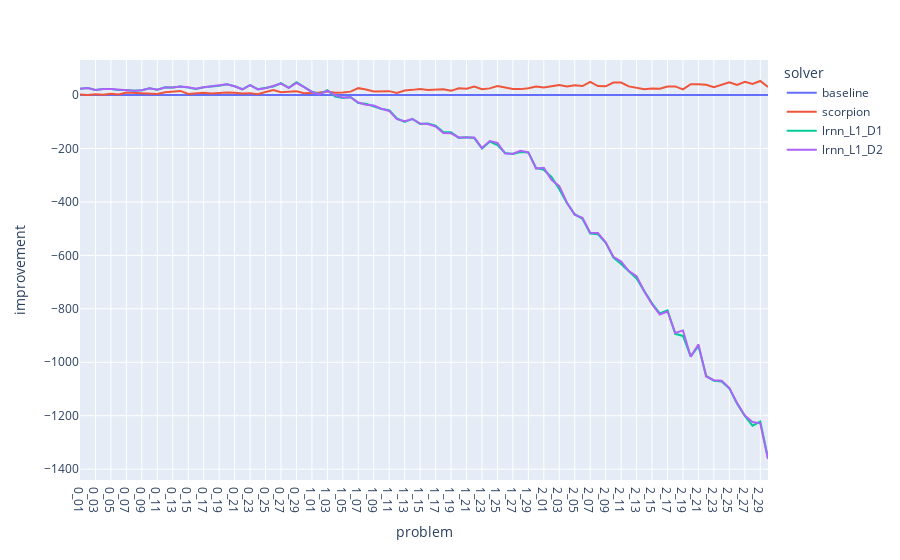
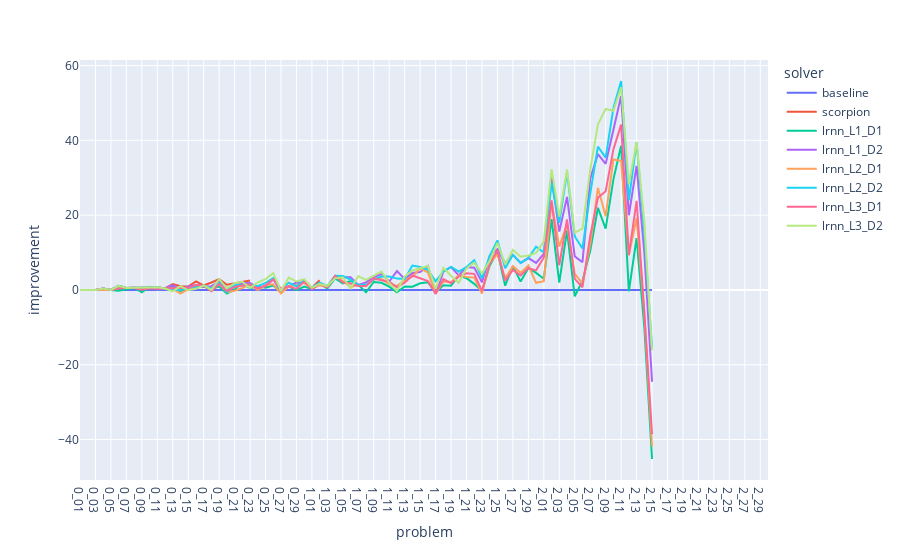
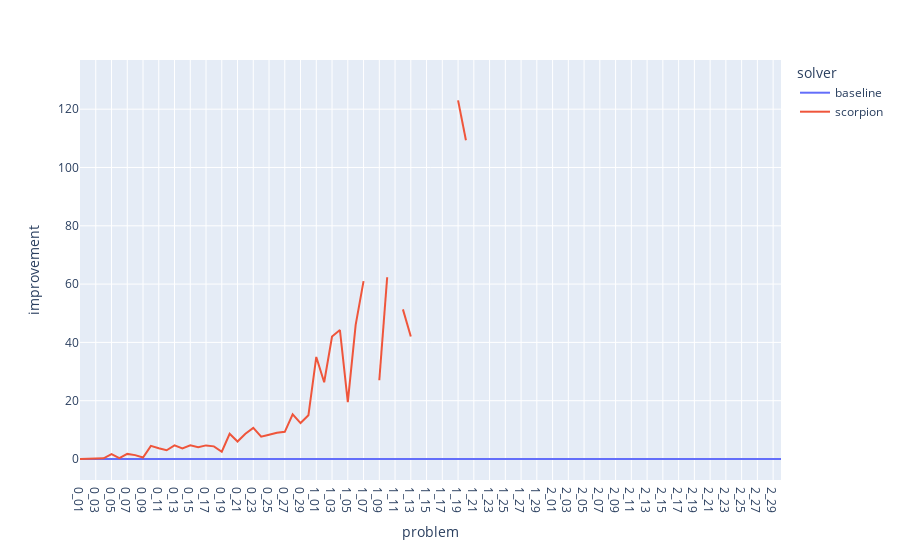
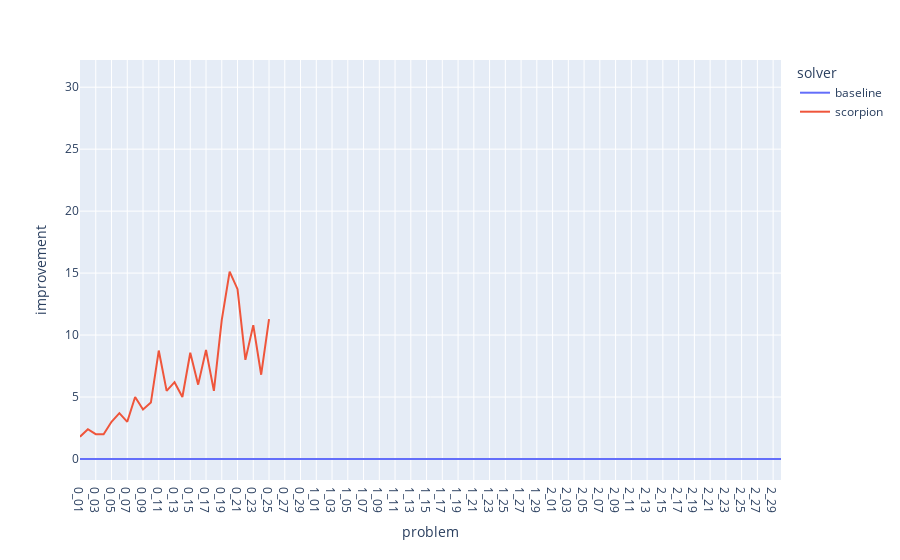

Notebook source saved alongside these figures, in order:
### Markdown cell above
# Absolute difference plots

### Code cell
plot_difference(absolute=True)

### Figure 1 — Plotly figure (JSON) as saved in the notebook; plotly's stock layout.template omitted (floating-point values rounded to 4 significant figures)
{"data": [{"hovertemplate": "solver=baseline<br>problem=%{x}<br>improvement=%{y}<extra></extra>", "legendgroup": "baseline", "line": {"color": "#636efa", "dash": "solid"}, "marker": {"symbol": "circle"}, "mode": "lines", "name": "baseline", "orientation": "v", "showlegend": true, "type": "scatter", "x": ["0_01", "0_02", "0_03", "0_04", "0_05", "0_06", "0_07", "0_08", "0_09", "0_10", "0_11", "0_12", "0_13", "0_14", "0_15", "0_16", "0_17", "0_18", "0_19", "0_20", "0_21", "0_22", "0_23", "0_24", "0_25", "0_26", "0_27", "0_28", "0_29", "0_30", "1_01", "1_02", "1_03", "1_04", "1_05", "1_06", "1_07", "1_08", "1_09", "1_10", "1_11", "1_12", "1_13", "1_14", "1_15", "1_16", "1_17", "1_18", "1_19", "1_20", "1_21", "1_22", "1_23", "1_24", "1_25", "1_26", "1_27", "1_28", "1_29", "1_30", "2_01", "2_02", "2_03", "2_04", "2_05", "2_06", "2_07", "2_08", "2_09", "2_10", "2_11", "2_12", "2_13", "2_14", "2_15", "2_16", "2_17", "2_18", "2_19", "2_20", "2_21", "2_22", "2_23", "2_24", "2_25", "2_26", "2_27", "2_28", "2_29", "2_30"], "xaxis": "x", "y": [0, 0, 0, 0, 0, 0, 0, 0, 0, 0, 0, 0, 0, 0, 0, 0, 0, 0, 0, 0, 0, 0, 0, 0, 0, 0, 0, 0, 0, 0, 0, 0, 0, 0, 0, 0, 0, 0, 0, 0, 0, 0, 0, 0, 0, 0, 0, 0, 0, 0, 0, 0, 0, 0, 0, 0, 0, 0, 0, 0, 0, 0, 0, 0, 0, 0, 0, 0, 0, 0, 0, 0, 0, 0, 0, 0, 0, 0, 0, 0, 0, 0, 0, 0, 0, 0, 0, 0, 0, 0], "yaxis": "y"}, {"hovertemplate": "solver=scorpion<br>problem=%{x}<br>improvement=%{y}<extra></extra>", "legendgroup": "scorpion", "line": {"color": "#EF553B", "dash": "solid"}, "marker": {"symbol": "circle"}, "mode": "lines", "name": "scorpion", "orientation": "v", "showlegend": true, "type": "scatter", "x": ["0_01", "0_02", "0_03", "0_04", "0_05", "0_06", "0_07", "0_08", "0_09", "0_10", "0_11", "0_12", "0_13", "0_14", "0_15", "0_16", "0_17", "0_18", "0_19", "0_20", "0_21", "0_22", "0_23", "0_24", "0_25", "0_26", "0_27", "0_28", "0_29", "0_30", "1_01", "1_02", "1_03", "1_04", "1_05", "1_06", "1_07", "1_08", "1_09", "1_10", "1_11", "1_12", "1_13", "1_14", "1_15", "1_16", "1_17", "1_18", "1_19", "1_20", "1_21", "1_22", "1_23", "1_24", "1_25", "1_26", "1_27", "1_28", "1_29", "1_30", "2_01", "2_02", "2_03", "2_04", "2_05", "2_06", "2_07", "2_08", "2_09", "2_10", "2_11", "2_12", "2_13", "2_14", "2_15", "2_16", "2_17", "2_18", "2_19", "2_20", "2_21", "2_22", "2_23", "2_24", "2_25", "2_26", "2_27", "2_28", "2_29", "2_30"], "xaxis": "x", "y": [2, 0, 3, 0.8, 5, 1.8, 9.2, 8.2, 8.2, 7.6, 4.2, 10.2, 12.4, 15.4, 3.8, 6.4, 8.8, 5.6, 8.6, 10, 9, 5.6, 7.2, 3.4, 11.4, 18.8, 10.2, 13, 13.8, 6.8, 7.6, 9.8, 13.2, 8.8, 10, 12.8, 25.8, 21, 13, 13.8, 14.6, 7.8, 17.2, 19.4, 22.6, 18.6, 20.4, 22, 15.8, 25.2, 23.8, 31.8, 21.6, 25, 33.6, 29.2, 22.4, 22.2, 25.4, 31.8, 28.6, 32.8, 37.2, 32.2, 36.8, 33.6, 49.4, 33.6, 32.6, 46.6, 46.8, 32.4, 27.2, 21.6, 24.6, 23.8, 32, 32.4, 21.2, 40.6, 40, 38.8, 29.8, 40, 47.6, 37.8, 49.4, 41.4, 52.6, 30], "yaxis": "y"}, {"hovertemplate": "solver=lrnn_L1_D1<br>problem=%{x}<br>improvement=%{y}<extra></extra>", "legendgroup": "lrnn_L1_D1", "line": {"color": "#00cc96", "dash": "solid"}, "marker": {"symbol": "circle"}, "mode": "lines", "name": "lrnn_L1_D1", "orientation": "v", "showlegend": true, "type": "scatter", "x": ["0_01", "0_02", "0_03", "0_04", "0_05", "0_06", "0_07", "0_08", "0_09", "0_10", "0_11", "0_12", "0_13", "0_14", "0_15", "0_16", "0_17", "0_18", "0_19", "0_20", "0_21", "0_22", "0_23", "0_24", "0_25", "0_26", "0_27", "0_28", "0_29", "0_30", "1_01", "1_02", "1_03", "1_04", "1_05", "1_06", "1_07", "1_08", "1_09", "1_10", "1_11", "1_12", "1_13", "1_14", "1_15", "1_16", "1_17", "1_18", "1_19", "1_20", "1_21", "1_22", "1_23", "1_24", "1_25", "1_26", "1_27", "1_28", "1_29", "1_30", "2_01", "2_02", "2_03", "2_04", "2_05", "2_06", "2_07", "2_08", "2_09", "2_10", "2_11", "2_12", "2_13", "2_14", "2_15", "2_16", "2_17", "2_18", "2_19", "2_20", "2_21", "2_22", "2_23", "2_24", "2_25", "2_26", "2_27", "2_28", "2_29", "2_30"], "xaxis": "x", "y": [24, 26, 19, 22.8, 23, 18.47, 19.2, 16.2, 18.2, 25.6, 20.2, 28.87, 28.4, 32.07, 27.8, 23.07, 28.8, 30.93, 34.6, 40, 33, 21.6, 37.2, 22.07, 27.4, 32.13, 44.2, 27, 47.8, 31.47, 12.27, 3.8, 17.87, -5.2, -10.67, -7.2, -30.2, -32.33, -42.33, -52.2, -56.73, -87.53, -100.8, -89.27, -108.1, -106.7, -114.9, -138, -139.5, -160.1, -157.5, -160.9, -199.7, -174.3, -187.1, -216.8, -220.3, -213.1, -214.6, -272.9, -280.1, -306.5, -352.1, -404.5, -445.9, -463.1, -518.6, -521.1, -552.1, -608.7, -632.5, -658.3, -686.1, -733.7, -779.4, -816.9, -805.3, -893.6, -901.5, -978.1, -939.3, -1051.0, -1069.0, -1072, -1098.0, -1155.0, -1201.0, -1237.0, -1222.0, -1359.0], "yaxis": "y"}, {"hovertemplate": "solver=lrnn_L1_D2<br>problem=%{x}<br>improvement=%{y}<extra></extra>", "legendgroup": "lrnn_L1_D2", "line": {"color": "#ab63fa", "dash": "solid"}, "marker": {"symbol": "circle"}, "mode": "lines", "name": "lrnn_L1_D2", "orientation": "v", "showlegend": true, "type": "scatter", "x": ["0_01", "0_02", "0_03", "0_04", "0_05", "0_06", "0_07", "0_08", "0_09", "0_10", "0_11", "0_12", "0_13", "0_14", "0_15", "0_16", "0_17", "0_18", "0_19", "0_20", "0_21", "0_22", "0_23", "0_24", "0_25", "0_26", "0_27", "0_28", "0_29", "0_30", "1_01", "1_02", "1_03", "1_04", "1_05", "1_06", "1_07", "1_08", "1_09", "1_10", "1_11", "1_12", "1_13", "1_14", "1_15", "1_16", "1_17", "1_18", "1_19", "1_20", "1_21", "1_22", "1_23", "1_24", "1_25", "1_26", "1_27", "1_28", "1_29", "1_30", "2_01", "2_02", "2_03", "2_04", "2_05", "2_06", "2_07", "2_08", "2_09", "2_10", "2_11", "2_12", "2_13", "2_14", "2_15", "2_16", "2_17", "2_18", "2_19", "2_20", "2_21", "2_22", "2_23", "2_24", "2_25", "2_26", "2_27", "2_28", "2_29", "2_30"], "xaxis": "x", "y": [24, 26, 19, 22.8, 23, 19.8, 19.2, 16.2, 18.2, 25.6, 20.2, 28.2, 28.4, 32.4, 28.8, 23.4, 28.8, 31.6, 34.6, 40, 33, 21.6, 37.2, 21.4, 25.4, 34.8, 43.2, 27, 45.8, 29.8, 11.6, 2.8, 16.2, -1.2, -9, -8.2, -28.2, -36, -39, -51.2, -59.4, -90.2, -97.8, -89.6, -106.4, -108.4, -117.6, -142, -143.2, -158.8, -160.2, -159.2, -198.4, -172, -179.4, -218.8, -219.6, -208.8, -214.6, -275.2, -272.4, -317.2, -340.8, -402.8, -448.2, -459.4, -515.6, -516.4, -551.4, -605.4, -623.2, -658.6, -677.8, -735.4, -782.4, -821.2, -810, -890.6, -880.8, -979.4, -933, -1053.0, -1067.0, -1069, -1096.0, -1152.0, -1200.0, -1224.0, -1228.0, -1362], "yaxis": "y"}], "layout": {"legend": {"title": {"text": "solver"}, "tracegroupgap": 0}, "margin": {"t": 60}, "xaxis": {"anchor": "y", "domain": [0, 1], "title": {"text": "problem"}}, "yaxis": {"anchor": "x", "domain": [0, 1], "title": {"text": "improvement"}}}}

### Figure 2 — Plotly figure (JSON) as saved in the notebook; plotly's stock layout.template omitted (floating-point values rounded to 4 significant figures)
{"data": [{"hovertemplate": "solver=baseline<br>problem=%{x}<br>improvement=%{y}<extra></extra>", "legendgroup": "baseline", "line": {"color": "#636efa", "dash": "solid"}, "marker": {"symbol": "circle"}, "mode": "lines", "name": "baseline", "orientation": "v", "showlegend": true, "type": "scatter", "x": ["0_01", "0_02", "0_03", "0_04", "0_05", "0_06", "0_07", "0_08", "0_09", "0_10", "0_11", "0_12", "0_13", "0_14", "0_15", "0_16", "0_17", "0_18", "0_19", "0_20", "0_21", "0_22", "0_23", "0_24", "0_25", "0_26", "0_27", "0_28", "0_29", "0_30", "1_01", "1_02", "1_03", "1_04", "1_05", "1_06", "1_07", "1_08", "1_09", "1_10", "1_11", "1_12", "1_13", "1_14", "1_15", "1_16", "1_17", "1_18", "1_19", "1_20", "1_21", "1_22", "1_23", "1_24", "1_25", "1_26", "1_27", "1_28", "1_29", "1_30", "2_01", "2_02", "2_03", "2_04", "2_05", "2_06", "2_07", "2_08", "2_09", "2_10", "2_11", "2_12", "2_13", "2_14", "2_15", "2_16", "2_17", "2_18", "2_19", "2_20", "2_21", "2_22", "2_23", "2_24", "2_25", "2_26", "2_27", "2_28", "2_29", "2_30"], "xaxis": "x", "y": [0, 0, 0, 0, 0, 0, 0, 0, 0, 0, 0, 0, 0, 0, 0, 0, 0, 0, 0, 0, 0, 0, 0, 0, 0, 0, 0, 0, 0, 0, 0, 0, 0, 0, 0, 0, 0, 0, 0, 0, 0, 0, 0, 0, 0, 0, 0, 0, 0, 0, 0, 0, 0, 0, 0, 0, 0, 0, 0, 0, 0, 0, 0, 0, 0, 0, 0, 0, 0, 0, 0, 0, 0, 0, 0, null, null, null, null, null, null, null, null, null, null, null, null, null, null, null], "yaxis": "y"}, {"hovertemplate": "solver=scorpion<br>problem=%{x}<br>improvement=%{y}<extra></extra>", "legendgroup": "scorpion", "line": {"color": "#EF553B", "dash": "solid"}, "marker": {"symbol": "circle"}, "mode": "lines", "name": "scorpion", "orientation": "v", "showlegend": true, "type": "scatter", "x": ["0_01", "0_02", "0_03", "0_04", "0_05", "0_06", "0_07", "0_08", "0_09", "0_10", "0_11", "0_12", "0_13", "0_14", "0_15", "0_16", "0_17", "0_18", "0_19", "0_20", "0_21", "0_22", "0_23", "0_24", "0_25", "0_26", "0_27", "0_28", "0_29", "0_30", "1_01", "1_02", "1_03", "1_04", "1_05", "1_06", "1_07", "1_08", "1_09", "1_10", "1_11", "1_12", "1_13", "1_14", "1_15", "1_16", "1_17", "1_18", "1_19", "1_20", "1_21", "1_22", "1_23", "1_24", "1_25", "1_26", "1_27", "1_28", "1_29", "1_30", "2_01", "2_02", "2_03", "2_04", "2_05", "2_06", "2_07", "2_08", "2_09", "2_10", "2_11", "2_12", "2_13", "2_14", "2_15", "2_16", "2_17", "2_18", "2_19", "2_20", "2_21", "2_22", "2_23", "2_24", "2_25", "2_26", "2_27", "2_28", "2_29", "2_30"], "xaxis": "x", "y": [0, 0, 0, 0.4, 0, 1.1, 0.5, 0.6, 0.7, 0.8, 0.7, 0.4, 1.6, 1, 0.9, 2.3, 1.2, 2, 2.9, 1.4, 1.8, 2.2, 2.5, null, null, null, null, null, null, null, 0.6, 2.6, null, null, null, null, null, null, null, null, null, null, null, null, null, null, null, null, null, null, null, null, null, null, null, null, null, null, null, null, null, null, null, null, null, null, null, null, null, null, null, null, null, null, null, null, null, null, null, null, null, null, null, null, null, null, null, null, null, null], "yaxis": "y"}, {"hovertemplate": "solver=lrnn_L1_D1<br>problem=%{x}<br>improvement=%{y}<extra></extra>", "legendgroup": "lrnn_L1_D1", "line": {"color": "#00cc96", "dash": "solid"}, "marker": {"symbol": "circle"}, "mode": "lines", "name": "lrnn_L1_D1", "orientation": "v", "showlegend": true, "type": "scatter", "x": ["0_01", "0_02", "0_03", "0_04", "0_05", "0_06", "0_07", "0_08", "0_09", "0_10", "0_11", "0_12", "0_13", "0_14", "0_15", "0_16", "0_17", "0_18", "0_19", "0_20", "0_21", "0_22", "0_23", "0_24", "0_25", "0_26", "0_27", "0_28", "0_29", "0_30", "1_01", "1_02", "1_03", "1_04", "1_05", "1_06", "1_07", "1_08", "1_09", "1_10", "1_11", "1_12", "1_13", "1_14", "1_15", "1_16", "1_17", "1_18", "1_19", "1_20", "1_21", "1_22", "1_23", "1_24", "1_25", "1_26", "1_27", "1_28", "1_29", "1_30", "2_01", "2_02", "2_03", "2_04", "2_05", "2_06", "2_07", "2_08", "2_09", "2_10", "2_11", "2_12", "2_13", "2_14", "2_15", "2_16", "2_17", "2_18", "2_19", "2_20", "2_21", "2_22", "2_23", "2_24", "2_25", "2_26", "2_27", "2_28", "2_29", "2_30"], "xaxis": "x", "y": [0, 0, 0, 0.06667, 0, -0.2333, 0.1667, 0.6, -0.6333, 0.8, 0.03333, 0.4, 0.9333, -0.3333, 0.5667, 0.9667, 0.8667, 0.3333, 0.9, -0.9333, 0.1333, 1.867, 0.5, 1, 0.5667, 1.167, -0.3, 0.9667, -0.03333, 0.9, 0.2667, 1.6, 0.4333, 3.1, 1.733, 2.4, 1.367, -0.6333, 2.133, 1.9, 0.9, -0.6333, 0.9333, 0.8667, 1.8, 2.067, -0.7, 1.233, 1.133, 3.9, 3.133, 1.633, -0.2667, 6.467, 10.27, 1.133, 6.367, 2.233, 5.867, 4.567, 3, 18.97, 1.933, 15.87, -1.7, 2.4, 10.43, 21.97, 16.4, 29.57, 38.53, -0.3667, 13.83, -9.875, -45.2, null, null, null, null, null, null, null, null, null, null, null, null, null, null, null], "yaxis": "y"}, {"hovertemplate": "solver=lrnn_L1_D2<br>problem=%{x}<br>improvement=%{y}<extra></extra>", "legendgroup": "lrnn_L1_D2", "line": {"color": "#ab63fa", "dash": "solid"}, "marker": {"symbol": "circle"}, "mode": "lines", "name": "lrnn_L1_D2", "orientation": "v", "showlegend": true, "type": "scatter", "x": ["0_01", "0_02", "0_03", "0_04", "0_05", "0_06", "0_07", "0_08", "0_09", "0_10", "0_11", "0_12", "0_13", "0_14", "0_15", "0_16", "0_17", "0_18", "0_19", "0_20", "0_21", "0_22", "0_23", "0_24", "0_25", "0_26", "0_27", "0_28", "0_29", "0_30", "1_01", "1_02", "1_03", "1_04", "1_05", "1_06", "1_07", "1_08", "1_09", "1_10", "1_11", "1_12", "1_13", "1_14", "1_15", "1_16", "1_17", "1_18", "1_19", "1_20", "1_21", "1_22", "1_23", "1_24", "1_25", "1_26", "1_27", "1_28", "1_29", "1_30", "2_01", "2_02", "2_03", "2_04", "2_05", "2_06", "2_07", "2_08", "2_09", "2_10", "2_11", "2_12", "2_13", "2_14", "2_15", "2_16", "2_17", "2_18", "2_19", "2_20", "2_21", "2_22", "2_23", "2_24", "2_25", "2_26", "2_27", "2_28", "2_29", "2_30"], "xaxis": "x", "y": [0, 0, 0, 0.4, 0, 1.1, 0.5, 0.6, 0.03333, 0.8, 0.03333, 0.4, 1.267, 0, 0.9, 1.3, 0.8667, 1, 2.233, 0.4, 0.8, 1.867, 1.833, 0.6667, 0.9, 2.833, -0.3, 0.9667, 1.967, 1.9, 0.6, 1.6, 0.7667, 3.433, 3.4, 3.4, 1.367, 2.033, 3.467, 4.233, 2.233, 5.033, 2.933, 4.533, 4.8, 6.4, -1.033, 4.9, 6.133, 3.9, 6.133, 5.967, 2.067, 9.133, 10.93, 7.133, 9.367, 7.233, 8.533, 7.233, 9.667, 30.3, 15.6, 24.87, 8.967, 7.4, 29.77, 36.3, 33.73, 42.9, 51.87, 19.97, 33.17, 10.12, -24.53, null, null, null, null, null, null, null, null, null, null, null, null, null, null, null], "yaxis": "y"}, {"hovertemplate": "solver=lrnn_L2_D1<br>problem=%{x}<br>improvement=%{y}<extra></extra>", "legendgroup": "lrnn_L2_D1", "line": {"color": "#FFA15A", "dash": "solid"}, "marker": {"symbol": "circle"}, "mode": "lines", "name": "lrnn_L2_D1", "orientation": "v", "showlegend": true, "type": "scatter", "x": ["0_01", "0_02", "0_03", "0_04", "0_05", "0_06", "0_07", "0_08", "0_09", "0_10", "0_11", "0_12", "0_13", "0_14", "0_15", "0_16", "0_17", "0_18", "0_19", "0_20", "0_21", "0_22", "0_23", "0_24", "0_25", "0_26", "0_27", "0_28", "0_29", "0_30", "1_01", "1_02", "1_03", "1_04", "1_05", "1_06", "1_07", "1_08", "1_09", "1_10", "1_11", "1_12", "1_13", "1_14", "1_15", "1_16", "1_17", "1_18", "1_19", "1_20", "1_21", "1_22", "1_23", "1_24", "1_25", "1_26", "1_27", "1_28", "1_29", "1_30", "2_01", "2_02", "2_03", "2_04", "2_05", "2_06", "2_07", "2_08", "2_09", "2_10", "2_11", "2_12", "2_13", "2_14", "2_15", "2_16", "2_17", "2_18", "2_19", "2_20", "2_21", "2_22", "2_23", "2_24", "2_25", "2_26", "2_27", "2_28", "2_29", "2_30"], "xaxis": "x", "y": [0, 0, 0, 0.06667, 0, 0.4333, 0.5, 0.6, 0.3667, 0.4667, 0.7, 0.4, 0.2667, -1, 0.2333, 0.6333, 1.2, 0.3333, 1.567, -0.6, -0.2, 0.5333, 1.5, 0, 1.233, 1.5, -0.9667, 0.9667, 1.3, 1.9, 0.2667, 1.267, 0.7667, 3.767, 2.4, 0.7333, 1.367, 1.033, 2.8, 2.9, 1.567, 1.033, 2.6, 3.533, 5.8, 4.733, -1.033, 2.233, 2.133, 3.9, 3.467, 3.3, -0.9333, 7.133, 9.6, 3.133, 6.367, 4.567, 6.533, 1.9, 2.333, 23.63, 11.6, 17.53, 4.3, 1.733, 12.1, 27.3, 19.73, 34.9, 34.53, 9.3, 19.17, -6.208, -41.87, null, null, null, null, null, null, null, null, null, null, null, null, null, null, null], "yaxis": "y"}, {"hovertemplate": "solver=lrnn_L2_D2<br>problem=%{x}<br>improvement=%{y}<extra></extra>", "legendgroup": "lrnn_L2_D2", "line": {"color": "#19d3f3", "dash": "solid"}, "marker": {"symbol": "circle"}, "mode": "lines", "name": "lrnn_L2_D2", "orientation": "v", "showlegend": true, "type": "scatter", "x": ["0_01", "0_02", "0_03", "0_04", "0_05", "0_06", "0_07", "0_08", "0_09", "0_10", "0_11", "0_12", "0_13", "0_14", "0_15", "0_16", "0_17", "0_18", "0_19", "0_20", "0_21", "0_22", "0_23", "0_24", "0_25", "0_26", "0_27", "0_28", "0_29", "0_30", "1_01", "1_02", "1_03", "1_04", "1_05", "1_06", "1_07", "1_08", "1_09", "1_10", "1_11", "1_12", "1_13", "1_14", "1_15", "1_16", "1_17", "1_18", "1_19", "1_20", "1_21", "1_22", "1_23", "1_24", "1_25", "1_26", "1_27", "1_28", "1_29", "1_30", "2_01", "2_02", "2_03", "2_04", "2_05", "2_06", "2_07", "2_08", "2_09", "2_10", "2_11", "2_12", "2_13", "2_14", "2_15", "2_16", "2_17", "2_18", "2_19", "2_20", "2_21", "2_22", "2_23", "2_24", "2_25", "2_26", "2_27", "2_28", "2_29", "2_30"], "xaxis": "x", "y": [0, 0, 0, 0.4, 0, 1.1, 0.5, 0.6, 0.7, 0.8, 0.7, 0.4, 0.2667, 0, 0.5667, 0.9667, 1.2, 0.3333, 1.9, -0.6, 1.467, 1.2, 1.5, 1, 1.9, 3.167, 0.03333, 1.967, 0.9667, 2.567, 0.6, 1.933, 1.1, 3.767, 3.733, 2.733, 1.367, 1.367, 2.8, 3.567, 3.567, 3.033, 2.933, 6.533, 6.133, 5.4, 2.3, 4.9, 6.133, 4.9, 6.133, 7.967, 3.067, 9.133, 13.27, 5.8, 9.367, 7.233, 8.533, 11.57, 10, 28.63, 17.93, 31.53, 14.3, 11.07, 25.77, 38.3, 35.4, 48.57, 55.87, 23.97, 39.5, 15.12, -15.53, null, null, null, null, null, null, null, null, null, null, null, null, null, null, null], "yaxis": "y"}, {"hovertemplate": "solver=lrnn_L3_D1<br>problem=%{x}<br>improvement=%{y}<extra></extra>", "legendgroup": "lrnn_L3_D1", "line": {"color": "#FF6692", "dash": "solid"}, "marker": {"symbol": "circle"}, "mode": "lines", "name": "lrnn_L3_D1", "orientation": "v", "showlegend": true, "type": "scatter", "x": ["0_01", "0_02", "0_03", "0_04", "0_05", "0_06", "0_07", "0_08", "0_09", "0_10", "0_11", "0_12", "0_13", "0_14", "0_15", "0_16", "0_17", "0_18", "0_19", "0_20", "0_21", "0_22", "0_23", "0_24", "0_25", "0_26", "0_27", "0_28", "0_29", "0_30", "1_01", "1_02", "1_03", "1_04", "1_05", "1_06", "1_07", "1_08", "1_09", "1_10", "1_11", "1_12", "1_13", "1_14", "1_15", "1_16", "1_17", "1_18", "1_19", "1_20", "1_21", "1_22", "1_23", "1_24", "1_25", "1_26", "1_27", "1_28", "1_29", "1_30", "2_01", "2_02", "2_03", "2_04", "2_05", "2_06", "2_07", "2_08", "2_09", "2_10", "2_11", "2_12", "2_13", "2_14", "2_15", "2_16", "2_17", "2_18", "2_19", "2_20", "2_21", "2_22", "2_23", "2_24", "2_25", "2_26", "2_27", "2_28", "2_29", "2_30"], "xaxis": "x", "y": [0, 0, 0, 0.4, 0, 0.4333, 0.5, 0.6, 0.03333, 0.4667, 0.3667, 0.4, 0.6, 0.6667, 0.5667, 1.3, 1.2, -0.3333, 1.567, -0.2667, 0.8, 1.2, 1.5, 0.3333, 1.233, 2.833, 0.3667, 0.9667, 0.3, 2.233, 0.2667, 1.6, 0.7667, 3.767, 2.067, 1.733, 1.033, 1.033, 3.133, 2.567, 2.233, 0.7, 1.933, 3.867, 3.133, 2.4, -1.033, 2.9, 1.8, 3.567, 4.467, 4.3, -0.2667, 7.133, 10.6, 2.467, 5.367, 3.9, 5.867, 5.233, 8.667, 23.97, 6.6, 18.87, 2.967, 0.7333, 14.43, 24.63, 26.4, 37.57, 44.2, 9.3, 23.83, -5.875, -38.53, null, null, null, null, null, null, null, null, null, null, null, null, null, null, null], "yaxis": "y"}, {"hovertemplate": "solver=lrnn_L3_D2<br>problem=%{x}<br>improvement=%{y}<extra></extra>", "legendgroup": "lrnn_L3_D2", "line": {"color": "#B6E880", "dash": "solid"}, "marker": {"symbol": "circle"}, "mode": "lines", "name": "lrnn_L3_D2", "orientation": "v", "showlegend": true, "type": "scatter", "x": ["0_01", "0_02", "0_03", "0_04", "0_05", "0_06", "0_07", "0_08", "0_09", "0_10", "0_11", "0_12", "0_13", "0_14", "0_15", "0_16", "0_17", "0_18", "0_19", "0_20", "0_21", "0_22", "0_23", "0_24", "0_25", "0_26", "0_27", "0_28", "0_29", "0_30", "1_01", "1_02", "1_03", "1_04", "1_05", "1_06", "1_07", "1_08", "1_09", "1_10", "1_11", "1_12", "1_13", "1_14", "1_15", "1_16", "1_17", "1_18", "1_19", "1_20", "1_21", "1_22", "1_23", "1_24", "1_25", "1_26", "1_27", "1_28", "1_29", "1_30", "2_01", "2_02", "2_03", "2_04", "2_05", "2_06", "2_07", "2_08", "2_09", "2_10", "2_11", "2_12", "2_13", "2_14", "2_15", "2_16", "2_17", "2_18", "2_19", "2_20", "2_21", "2_22", "2_23", "2_24", "2_25", "2_26", "2_27", "2_28", "2_29", "2_30"], "xaxis": "x", "y": [0, 0, 0, 0.4, 0, 1.1, 0.5, 0.6, 0.7, 0.8, 0.7, 0.4, -0.4, 1, -0.1, 0.3, 1.2, 0, 2.9, 0.4, 1.8, 2.2, 0.5, 2, 2.9, 4.5, -0.3, 3.3, 2.3, 2.9, 0.6, 1.6, 1.1, 3.1, 3.4, 0.4, 3.7, 2.7, 3.8, 4.9, 1.9, -0.3, 3.6, 5.2, 5.8, 6.4, 0.3, 5.9, 3.8, 1.9, 5.8, 7.3, 4.4, 7.8, 12.6, 6.8, 10.7, 8.9, 9.2, 9.9, 13, 32.3, 19.6, 32.2, 15.3, 16.4, 32.1, 44.3, 48.4, 47.9, 54.2, 28.3, 39.5, 18.12, -16.2, null, null, null, null, null, null, null, null, null, null, null, null, null, null, null], "yaxis": "y"}], "layout": {"legend": {"title": {"text": "solver"}, "tracegroupgap": 0}, "margin": {"t": 60}, "xaxis": {"anchor": "y", "domain": [0, 1], "title": {"text": "problem"}}, "yaxis": {"anchor": "x", "domain": [0, 1], "title": {"text": "improvement"}}}}

### Figure 3 — Plotly figure (JSON) as saved in the notebook; plotly's stock layout.template omitted (floating-point values rounded to 4 significant figures)
{"data": [{"hovertemplate": "solver=baseline<br>problem=%{x}<br>improvement=%{y}<extra></extra>", "legendgroup": "baseline", "line": {"color": "#636efa", "dash": "solid"}, "marker": {"symbol": "circle"}, "mode": "lines", "name": "baseline", "orientation": "v", "showlegend": true, "type": "scatter", "x": ["0_01", "0_02", "0_03", "0_04", "0_05", "0_06", "0_07", "0_08", "0_09", "0_10", "0_11", "0_12", "0_13", "0_14", "0_15", "0_16", "0_17", "0_18", "0_19", "0_20", "0_21", "0_22", "0_23", "0_24", "0_25", "0_26", "0_27", "0_28", "0_29", "0_30", "1_01", "1_02", "1_03", "1_04", "1_05", "1_06", "1_07", "1_08", "1_09", "1_10", "1_11", "1_12", "1_13", "1_14", "1_15", "1_16", "1_17", "1_18", "1_19", "1_20", "1_21", "1_22", "1_23", "1_24", "1_25", "1_26", "1_27", "1_28", "1_29", "1_30", "2_01", "2_02", "2_03", "2_04", "2_05", "2_06", "2_07", "2_08", "2_09", "2_10", "2_11", "2_12", "2_13", "2_14", "2_15", "2_16", "2_17", "2_18", "2_19", "2_20", "2_21", "2_22", "2_23", "2_24", "2_25", "2_26", "2_27", "2_28", "2_29", "2_30"], "xaxis": "x", "y": [0, 0, 0, 0, 0, 0, 0, 0, 0, 0, 0, 0, 0, 0, 0, 0, 0, 0, 0, 0, 0, 0, 0, 0, 0, 0, 0, 0, 0, 0, 0, 0, 0, 0, 0, 0, 0, 0, 0, 0, 0, 0, 0, 0, 0, 0, 0, 0, 0, 0, 0, 0, 0, 0, 0, 0, 0, 0, 0, 0, 0, 0, 0, 0, 0, 0, 0, 0, 0, 0, 0, 0, 0, 0, 0, 0, 0, 0, 0, 0, 0, 0, 0, 0, 0, 0, 0, 0, 0, 0], "yaxis": "y"}, {"hovertemplate": "solver=scorpion<br>problem=%{x}<br>improvement=%{y}<extra></extra>", "legendgroup": "scorpion", "line": {"color": "#EF553B", "dash": "solid"}, "marker": {"symbol": "circle"}, "mode": "lines", "name": "scorpion", "orientation": "v", "showlegend": true, "type": "scatter", "x": ["0_01", "0_02", "0_03", "0_04", "0_05", "0_06", "0_07", "0_08", "0_09", "0_10", "0_11", "0_12", "0_13", "0_14", "0_15", "0_16", "0_17", "0_18", "0_19", "0_20", "0_21", "0_22", "0_23", "0_24", "0_25", "0_26", "0_27", "0_28", "0_29", "0_30", "1_01", "1_02", "1_03", "1_04", "1_05", "1_06", "1_07", "1_08", "1_09", "1_10", "1_11", "1_12", "1_13", "1_14", "1_15", "1_16", "1_17", "1_18", "1_19", "1_20", "1_21", "1_22", "1_23", "1_24", "1_25", "1_26", "1_27", "1_28", "1_29", "1_30", "2_01", "2_02", "2_03", "2_04", "2_05", "2_06", "2_07", "2_08", "2_09", "2_10", "2_11", "2_12", "2_13", "2_14", "2_15", "2_16", "2_17", "2_18", "2_19", "2_20", "2_21", "2_22", "2_23", "2_24", "2_25", "2_26", "2_27", "2_28", "2_29", "2_30"], "xaxis": "x", "y": [0, 0, 0, 0.25, 1.667, 0.3333, 1.75, 1.333, 0.5, 4.5, 3.667, 3, 4.667, 3.6, 4.667, 4, 4.667, 4.333, 2.5, 8.667, 6, 8.667, 10.67, 7.667, 8.333, 9, 9.333, 15.33, 12.33, 15, 35, 26.33, 42, 44.25, 19.5, 46, 61, null, 27, 62.33, null, 51.33, 42, null, 88.67, null, null, null, 123, 109.3, null, null, null, null, null, null, null, null, null, null, 129.7, null, null, null, null, null, null, null, null, null, null, null, null, null, null, null, null, null, null, null, null, null, null, null, null, null, null, null, null, null], "yaxis": "y"}], "layout": {"legend": {"title": {"text": "solver"}, "tracegroupgap": 0}, "margin": {"t": 60}, "xaxis": {"anchor": "y", "domain": [0, 1], "title": {"text": "problem"}}, "yaxis": {"anchor": "x", "domain": [0, 1], "title": {"text": "improvement"}}}}

### Figure 4 — Plotly figure (JSON) as saved in the notebook; plotly's stock layout.template omitted (floating-point values rounded to 4 significant figures)
{"data": [{"hovertemplate": "solver=baseline<br>problem=%{x}<br>improvement=%{y}<extra></extra>", "legendgroup": "baseline", "line": {"color": "#636efa", "dash": "solid"}, "marker": {"symbol": "circle"}, "mode": "lines", "name": "baseline", "orientation": "v", "showlegend": true, "type": "scatter", "x": ["0_01", "0_02", "0_03", "0_04", "0_05", "0_06", "0_07", "0_08", "0_09", "0_10", "0_11", "0_12", "0_13", "0_14", "0_15", "0_16", "0_17", "0_18", "0_19", "0_20", "0_21", "0_22", "0_23", "0_24", "0_25", "0_26", "0_27", "0_28", "0_29", "0_30", "1_01", "1_02", "1_03", "1_04", "1_05", "1_06", "1_07", "1_08", "1_09", "1_10", "1_11", "1_12", "1_13", "1_14", "1_15", "1_16", "1_17", "1_18", "1_19", "1_20", "1_21", "1_22", "1_23", "1_24", "1_25", "1_26", "1_27", "1_28", "1_29", "1_30", "2_01", "2_02", "2_03", "2_04", "2_05", "2_06", "2_07", "2_08", "2_09", "2_10", "2_11", "2_12", "2_13", "2_14", "2_15", "2_16", "2_17", "2_18", "2_19", "2_20", "2_21", "2_22", "2_23", "2_24", "2_25", "2_26", "2_27", "2_28", "2_29", "2_30"], "xaxis": "x", "y": [0, 0, 0, 0, 0, 0, 0, 0, 0, 0, 0, 0, 0, 0, 0, 0, 0, 0, 0, 0, 0, 0, 0, 0, 0, 0, 0, 0, 0, 0, 0, 0, 0, 0, 0, 0, 0, 0, 0, 0, 0, 0, 0, 0, 0, 0, 0, 0, 0, 0, 0, 0, 0, 0, 0, 0, 0, 0, 0, 0, 0, 0, 0, 0, 0, 0, 0, 0, 0, 0, 0, 0, 0, 0, 0, 0, 0, 0, 0, 0, 0, 0, 0, 0, 0, 0, 0, 0, 0, 0], "yaxis": "y"}, {"hovertemplate": "solver=scorpion<br>problem=%{x}<br>improvement=%{y}<extra></extra>", "legendgroup": "scorpion", "line": {"color": "#EF553B", "dash": "solid"}, "marker": {"symbol": "circle"}, "mode": "lines", "name": "scorpion", "orientation": "v", "showlegend": true, "type": "scatter", "x": ["0_01", "0_02", "0_03", "0_04", "0_05", "0_06", "0_07", "0_08", "0_09", "0_10", "0_11", "0_12", "0_13", "0_14", "0_15", "0_16", "0_17", "0_18", "0_19", "0_20", "0_21", "0_22", "0_23", "0_24", "0_25", "0_26", "0_27", "0_28", "0_29", "0_30", "1_01", "1_02", "1_03", "1_04", "1_05", "1_06", "1_07", "1_08", "1_09", "1_10", "1_11", "1_12", "1_13", "1_14", "1_15", "1_16", "1_17", "1_18", "1_19", "1_20", "1_21", "1_22", "1_23", "1_24", "1_25", "1_26", "1_27", "1_28", "1_29", "1_30", "2_01", "2_02", "2_03", "2_04", "2_05", "2_06", "2_07", "2_08", "2_09", "2_10", "2_11", "2_12", "2_13", "2_14", "2_15", "2_16", "2_17", "2_18", "2_19", "2_20", "2_21", "2_22", "2_23", "2_24", "2_25", "2_26", "2_27", "2_28", "2_29", "2_30"], "xaxis": "x", "y": [1.8, 2.4, 2, 2, 3, 3.7, 3, 5, 4, 4.556, 8.75, 5.5, 6.2, 5, 8.571, 6, 8.8, 5.5, 11.22, 15.12, 13.7, 8, 10.8, 6.8, 11.29, null, null, null, 11.5, null, null, null, null, null, null, null, null, 22, null, 26, null, null, null, null, 30.5, null, null, null, null, null, null, null, null, null, null, null, null, null, null, null, null, null, null, null, null, null, null, null, null, null, null, null, null, null, null, null, null, null, null, null, null, null, null, null, null, null, null, null, null, null], "yaxis": "y"}], "layout": {"legend": {"title": {"text": "solver"}, "tracegroupgap": 0}, "margin": {"t": 60}, "xaxis": {"anchor": "y", "domain": [0, 1], "title": {"text": "problem"}}, "yaxis": {"anchor": "x", "domain": [0, 1], "title": {"text": "improvement"}}}}
